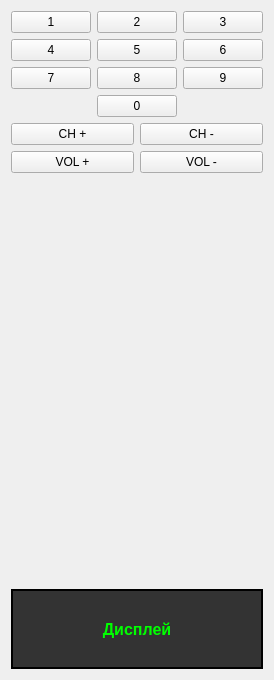
<?xml version="1.0" encoding="UTF-8"?>
<ui version="4.0">
 <class>Remote</class>
 <widget class="QWidget" name="Remote">
  <property name="geometry">
   <rect>
    <x>0</x>
    <y>0</y>
    <width>240</width>
    <height>680</height>
   </rect>
  </property>
  <property name="windowTitle">
   <string>ТВ Пульт</string>
  </property>
  <layout class="QVBoxLayout" name="verticalLayout">
   <item>
    <layout class="QGridLayout" name="gridLayout">
     <item row="0" column="0">
      <widget class="QPushButton" name="btn_1">
       <property name="text">
        <string>1</string>
       </property>
      </widget>
     </item>
     <item row="0" column="1">
      <widget class="QPushButton" name="btn_2">
       <property name="text">
        <string>2</string>
       </property>
      </widget>
     </item>
     <item row="0" column="2">
      <widget class="QPushButton" name="btn_3">
       <property name="text">
        <string>3</string>
       </property>
      </widget>
     </item>
     <item row="1" column="0">
      <widget class="QPushButton" name="btn_4">
       <property name="text">
        <string>4</string>
       </property>
      </widget>
     </item>
     <item row="1" column="1">
      <widget class="QPushButton" name="btn_5">
       <property name="text">
        <string>5</string>
       </property>
      </widget>
     </item>
     <item row="1" column="2">
      <widget class="QPushButton" name="btn_6">
       <property name="text">
        <string>6</string>
       </property>
      </widget>
     </item>
     <item row="2" column="0">
      <widget class="QPushButton" name="btn_7">
       <property name="text">
        <string>7</string>
       </property>
      </widget>
     </item>
     <item row="2" column="1">
      <widget class="QPushButton" name="btn_8">
       <property name="text">
        <string>8</string>
       </property>
      </widget>
     </item>
     <item row="2" column="2">
      <widget class="QPushButton" name="btn_9">
       <property name="text">
        <string>9</string>
       </property>
      </widget>
     </item>
     <item row="3" column="1">
      <widget class="QPushButton" name="btn_0">
       <property name="text">
        <string>0</string>
       </property>
      </widget>
     </item>
    </layout>
   </item>
   <item>
    <layout class="QHBoxLayout" name="horizontalLayout">
     <item>
      <widget class="QPushButton" name="btn_ch_up">
       <property name="text">
        <string>CH +</string>
       </property>
      </widget>
     </item>
     <item>
      <widget class="QPushButton" name="btn_ch_down">
       <property name="text">
        <string>CH -</string>
       </property>
      </widget>
     </item>
    </layout>
   </item>
   <item>
    <layout class="QHBoxLayout" name="horizontalLayout_2">
     <item>
      <widget class="QPushButton" name="btn_vol_up">
       <property name="text">
        <string>VOL +</string>
       </property>
      </widget>
     </item>
     <item>
      <widget class="QPushButton" name="btn_vol_down">
       <property name="text">
        <string>VOL -</string>
       </property>
      </widget>
     </item>
    </layout>
   </item>
   <item>
    <spacer name="verticalSpacer">
     <property name="orientation">
      <enum>Qt::Vertical</enum>
     </property>
     <property name="sizeHint" stdset="0">
      <size>
       <width>20</width>
       <height>40</height>
      </size>
     </property>
    </spacer>
   </item>
   <item>
    <widget class="QLabel" name="label_display">
     <property name="minimumSize">
      <size>
       <width>0</width>
       <height>80</height>
      </size>
     </property>
     <property name="font">
      <font>
       <pointsize>12</pointsize>
       <bold>true</bold>
      </font>
     </property>
     <property name="styleSheet">
      <string notr="true">background-color: #333333; color: #00FF00; border: 2px solid black;</string>
     </property>
     <property name="text">
      <string>Дисплей</string>
     </property>
     <property name="alignment">
      <set>Qt::AlignCenter</set>
     </property>
    </widget>
   </item>
  </layout>
 </widget>
 <resources/>
 <connections/>
</ui>
